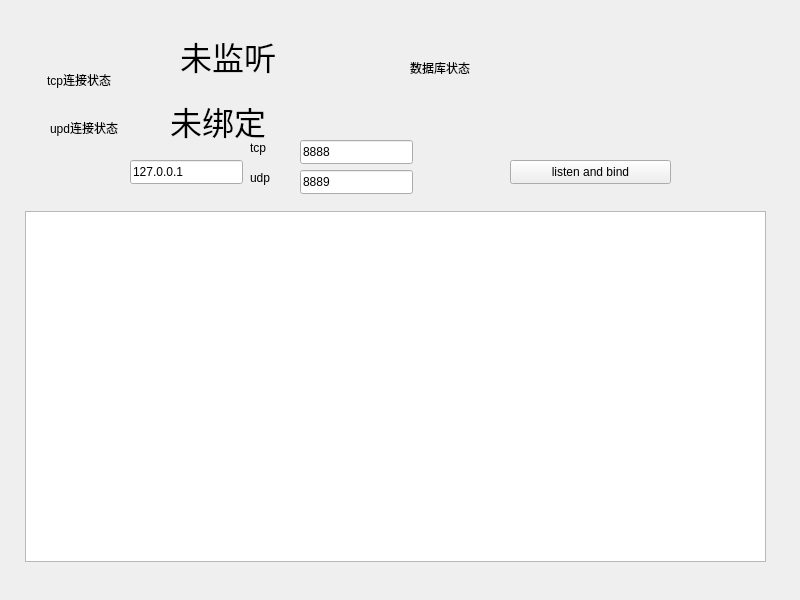
<?xml version="1.0" encoding="UTF-8"?>
<ui version="4.0">
 <class>W1</class>
 <widget class="QWidget" name="W1">
  <property name="geometry">
   <rect>
    <x>0</x>
    <y>0</y>
    <width>800</width>
    <height>600</height>
   </rect>
  </property>
  <property name="windowTitle">
   <string>W1</string>
  </property>
  <widget class="QTextBrowser" name="tb">
   <property name="geometry">
    <rect>
     <x>25</x>
     <y>211</y>
     <width>741</width>
     <height>351</height>
    </rect>
   </property>
  </widget>
  <widget class="QLabel" name="label">
   <property name="geometry">
    <rect>
     <x>47</x>
     <y>70</y>
     <width>111</width>
     <height>20</height>
    </rect>
   </property>
   <property name="text">
    <string>tcp连接状态</string>
   </property>
  </widget>
  <widget class="QLabel" name="status_label">
   <property name="geometry">
    <rect>
     <x>180</x>
     <y>25</y>
     <width>121</width>
     <height>61</height>
    </rect>
   </property>
   <property name="font">
    <font>
     <pointsize>24</pointsize>
    </font>
   </property>
   <property name="text">
    <string>未监听</string>
   </property>
  </widget>
  <widget class="QLabel" name="label_2">
   <property name="geometry">
    <rect>
     <x>410</x>
     <y>60</y>
     <width>91</width>
     <height>16</height>
    </rect>
   </property>
   <property name="text">
    <string>数据库状态</string>
   </property>
  </widget>
  <widget class="QLabel" name="wft">
   <property name="geometry">
    <rect>
     <x>560</x>
     <y>35</y>
     <width>91</width>
     <height>51</height>
    </rect>
   </property>
   <property name="font">
    <font>
     <pointsize>18</pointsize>
    </font>
   </property>
   <property name="text">
    <string/>
   </property>
  </widget>
  <widget class="QLineEdit" name="ip_le">
   <property name="geometry">
    <rect>
     <x>130</x>
     <y>160</y>
     <width>113</width>
     <height>24</height>
    </rect>
   </property>
   <property name="text">
    <string>127.0.0.1</string>
   </property>
  </widget>
  <widget class="QLineEdit" name="port_le">
   <property name="geometry">
    <rect>
     <x>300</x>
     <y>140</y>
     <width>113</width>
     <height>24</height>
    </rect>
   </property>
   <property name="text">
    <string>8888</string>
   </property>
  </widget>
  <widget class="QPushButton" name="pushButton">
   <property name="geometry">
    <rect>
     <x>510</x>
     <y>160</y>
     <width>161</width>
     <height>24</height>
    </rect>
   </property>
   <property name="text">
    <string>listen and bind</string>
   </property>
  </widget>
  <widget class="QLabel" name="label_3">
   <property name="geometry">
    <rect>
     <x>50</x>
     <y>120</y>
     <width>91</width>
     <height>16</height>
    </rect>
   </property>
   <property name="text">
    <string>upd连接状态</string>
   </property>
  </widget>
  <widget class="QLabel" name="udp_label">
   <property name="geometry">
    <rect>
     <x>170</x>
     <y>90</y>
     <width>121</width>
     <height>61</height>
    </rect>
   </property>
   <property name="font">
    <font>
     <pointsize>24</pointsize>
    </font>
   </property>
   <property name="text">
    <string>未绑定</string>
   </property>
  </widget>
  <widget class="QLineEdit" name="port_le_2">
   <property name="geometry">
    <rect>
     <x>300</x>
     <y>170</y>
     <width>113</width>
     <height>24</height>
    </rect>
   </property>
   <property name="text">
    <string>8889</string>
   </property>
  </widget>
  <widget class="QLabel" name="label_4">
   <property name="geometry">
    <rect>
     <x>250</x>
     <y>140</y>
     <width>58</width>
     <height>16</height>
    </rect>
   </property>
   <property name="text">
    <string>tcp</string>
   </property>
  </widget>
  <widget class="QLabel" name="label_5">
   <property name="geometry">
    <rect>
     <x>250</x>
     <y>170</y>
     <width>58</width>
     <height>16</height>
    </rect>
   </property>
   <property name="text">
    <string>udp</string>
   </property>
  </widget>
 </widget>
 <resources/>
 <connections/>
</ui>
